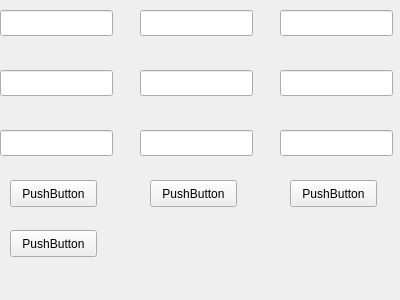
<?xml version="1.0" encoding="UTF-8"?>
<ui version="4.0">
 <class>Form</class>
 <widget class="QWidget" name="Form">
  <property name="geometry">
   <rect>
    <x>0</x>
    <y>0</y>
    <width>400</width>
    <height>300</height>
   </rect>
  </property>
  <property name="windowTitle">
   <string>Form</string>
  </property>
  <widget class="QLineEdit" name="lineEdit_2">
   <property name="geometry">
    <rect>
     <x>140</x>
     <y>10</y>
     <width>113</width>
     <height>26</height>
    </rect>
   </property>
  </widget>
  <widget class="QLineEdit" name="lineEdit_3">
   <property name="geometry">
    <rect>
     <x>280</x>
     <y>10</y>
     <width>113</width>
     <height>26</height>
    </rect>
   </property>
  </widget>
  <widget class="QLineEdit" name="lineEdit">
   <property name="geometry">
    <rect>
     <x>0</x>
     <y>10</y>
     <width>113</width>
     <height>26</height>
    </rect>
   </property>
  </widget>
  <widget class="QLineEdit" name="lineEdit_4">
   <property name="geometry">
    <rect>
     <x>140</x>
     <y>70</y>
     <width>113</width>
     <height>26</height>
    </rect>
   </property>
  </widget>
  <widget class="QLineEdit" name="lineEdit_5">
   <property name="geometry">
    <rect>
     <x>0</x>
     <y>70</y>
     <width>113</width>
     <height>26</height>
    </rect>
   </property>
  </widget>
  <widget class="QLineEdit" name="lineEdit_6">
   <property name="geometry">
    <rect>
     <x>280</x>
     <y>70</y>
     <width>113</width>
     <height>26</height>
    </rect>
   </property>
  </widget>
  <widget class="QLineEdit" name="lineEdit_7">
   <property name="geometry">
    <rect>
     <x>140</x>
     <y>130</y>
     <width>113</width>
     <height>26</height>
    </rect>
   </property>
  </widget>
  <widget class="QLineEdit" name="lineEdit_8">
   <property name="geometry">
    <rect>
     <x>0</x>
     <y>130</y>
     <width>113</width>
     <height>26</height>
    </rect>
   </property>
  </widget>
  <widget class="QLineEdit" name="lineEdit_9">
   <property name="geometry">
    <rect>
     <x>280</x>
     <y>130</y>
     <width>113</width>
     <height>26</height>
    </rect>
   </property>
  </widget>
  <widget class="QPushButton" name="pushButton">
   <property name="geometry">
    <rect>
     <x>10</x>
     <y>180</y>
     <width>87</width>
     <height>27</height>
    </rect>
   </property>
   <property name="text">
    <string>PushButton</string>
   </property>
  </widget>
  <widget class="QPushButton" name="pushButton_2">
   <property name="geometry">
    <rect>
     <x>150</x>
     <y>180</y>
     <width>87</width>
     <height>27</height>
    </rect>
   </property>
   <property name="text">
    <string>PushButton</string>
   </property>
  </widget>
  <widget class="QPushButton" name="pushButton_3">
   <property name="geometry">
    <rect>
     <x>290</x>
     <y>180</y>
     <width>87</width>
     <height>27</height>
    </rect>
   </property>
   <property name="text">
    <string>PushButton</string>
   </property>
  </widget>
  <widget class="QPushButton" name="pushButton_4">
   <property name="geometry">
    <rect>
     <x>10</x>
     <y>230</y>
     <width>87</width>
     <height>27</height>
    </rect>
   </property>
   <property name="text">
    <string>PushButton</string>
   </property>
  </widget>
 </widget>
 <resources/>
 <connections/>
</ui>
